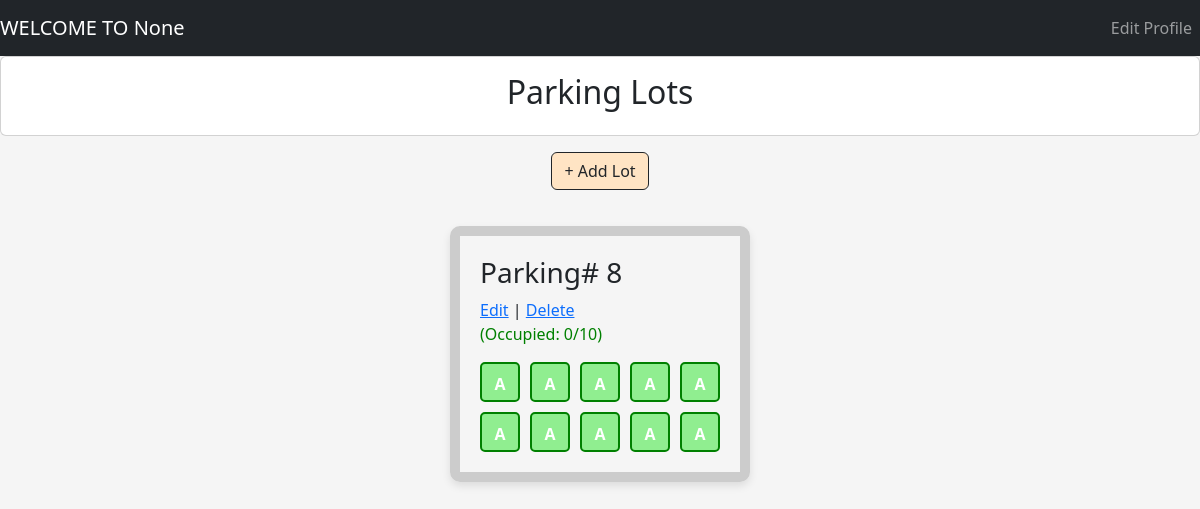
The app's page /admin/dashboard with its own data.
### tables this page shows
CREATE TABLE PARKINGLOT (
            id INTEGER PRIMARY KEY AUTOINCREMENT,
            prime_location_name TEXT NOT NULL,
            address TEXT NOT NULL,
            pincode TEXT NOT NULL,
            price INTEGER NOT NULL,
            maximum_number_of_spots INTEGER NOT NULL
        );

CREATE TABLE PARKINGSPOTS (
        id INTEGER PRIMARY KEY AUTOINCREMENT,
        lot_id INTEGER NOT NULL,
        status TEXT CHECK(status IN ('O', 'A')) NOT NULL DEFAULT 'A',
        spot_number INTEGER,  -- Optional: to identify spot within a lot
        FOREIGN KEY (lot_id) REFERENCES PARKINGLOT(id) ON DELETE CASCADE
        );

### controllers/admin_controller.py (the view)
@admin.route("/admin/dashboard", methods = ['GET','POST'])
def dashboard():
    def getOccupiedValue(spots):
        occupied = 0
        for s in spots:
            if s[2] == 'O': #Getting status
                occupied = occupied+1
        return occupied
    lots = get_all_parking_lots()
    print(lots)
    all_parking_lots = []
    for lot in lots:
        lot_id = lot[0]
        spots = get_all_parking_spots(lot_id)
        total = len(spots)
        occupied = getOccupiedValue(spots)
        available = total - occupied
        all_parking_lots.append({
            "lot": lot,
            "spots": spots,
            "total": total,
            "occupied": occupied,
            "available": available
        })
    print(all_parking_lots)
    return render_template("dashboard/admin_dashboard.html", lots_data = all_parking_lots)

### models/parking_lot.py (called while the page is built)
def get_all_parking_lots():
    connection = sqlite3.connect(DATABASE_PARKING)
    cur = connection.cursor()
    cur.execute(''' Select * from PARKINGLOT ''')
    lots = cur.fetchall()
    connection.commit()
    connection.close()
    return lots

def get_all_parking_spots(lot_id):
    connection = sqlite3.connect(DATABASE_PARKING)
    cur = connection.cursor()
    cur.execute('''
                    Select * from PARKINGSPOTS where lot_id = (?)
                ''', (lot_id,))
    spots = cur.fetchall()
    connection.commit()
    connection.close()
    return spots

### templates/dashboard/admin_dashboard.html
{% extends "navbar.html" %}
{% block content %}
<div style="align-items: center;" class="card">
  <div class="card-body">
    <h2 >Parking Lots</h2>
  </div>
</div>
<div class="mt-auto p-3 text-center">
  <button type="button" class="btn btn-outline-dark btn_add_lot" onclick="window.location.href='/admin/addlot'">
    + Add Lot
  </button>
</div>
<div class=" d-flex flex-row align-content-center justify-content-evenly" style="margin-left: 100;">
  {% for lot in lots_data %}
    <div class="parking_lot">
      <h3>Parking# {{ lot.lot[0] }}</h3>
      <a onclick="window.location.href='/admin/edit?lot_id={{ lot.lot[0] }}'" class="btn-outline-dark">Edit</a> |
      <a href="/admin/delete?lot_id={{ lot.lot[0] }}">Delete</a>
      <p style="color: green;">(Occupied: {{ lot.occupied }}/{{ lot.total }})</p>
      <div class="spot">
        {% for spot in lot.spots %}
          {% if spot[2] == 'O' %}
            <div onclick="" class="Occupied">O</div>
          {% else %}
            <div class="available">A</div>
          {% endif %}
        {% endfor %}
      </div>
    </div>
  {% endfor %}
</div>
{% endblock %}

### static/css/style.css (style rules this page uses)
body { background-color: #f5f5f5; }
.parking_lot { border: 10px solid #ccc; border-radius: 10px; padding: 20px; margin: 20px auto; width: 25vw; box-shadow: 0 4px 8px rgba(0, 0, 0, 0.1); }
.spot { display: flex; flex-wrap: wrap; gap: 10px; margin-top: 10px; }
.Occupied, .available { width: 40px; height: 40px; text-align: center; line-height: 40px; border-radius: 5px; font-weight: bold; color: white; }
.available { background-color: lightgreen; border: 2px solid green; }
.btn_add_lot { background-color: bisque; }

### records on screen
PARKINGLOT: id "8"
PARKINGSPOTS: status "A"
PARKINGSPOTS: status "A"
PARKINGSPOTS: status "A"
PARKINGSPOTS: status "A"
PARKINGSPOTS: status "A"
PARKINGSPOTS: status "A"
PARKINGSPOTS: status "A"
PARKINGSPOTS: status "A"
PARKINGSPOTS: status "A"
PARKINGSPOTS: status "A"

### other values on screen
{{ session.get('name') }} "None"
{{ lot.occupied }} "0"
{{ lot.total }} "10"
